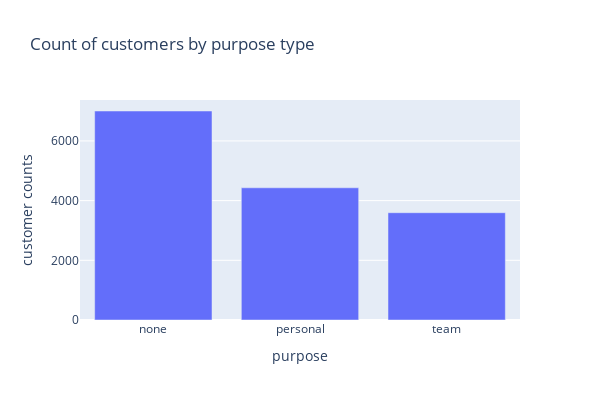
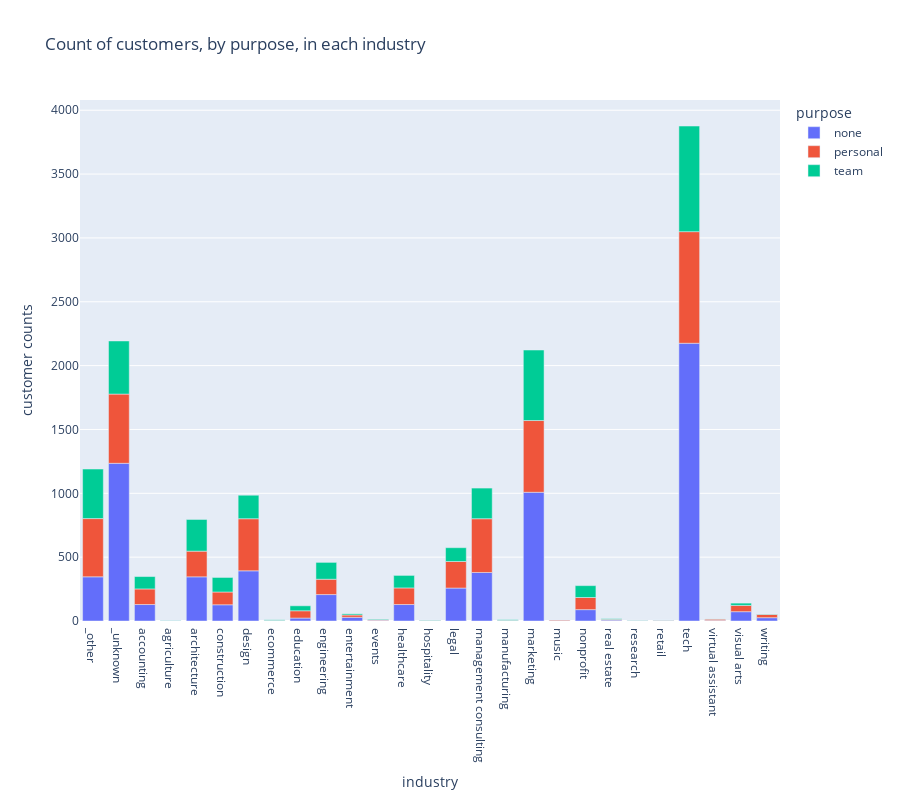
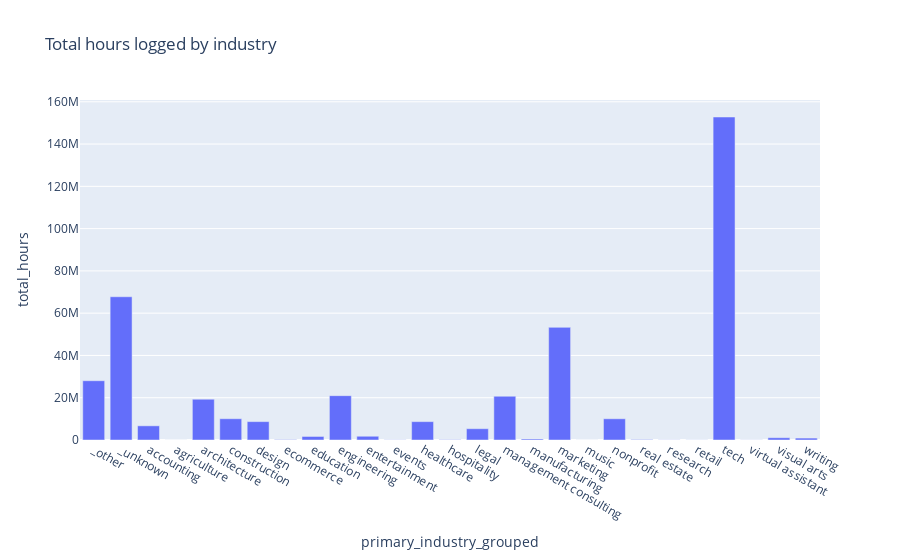
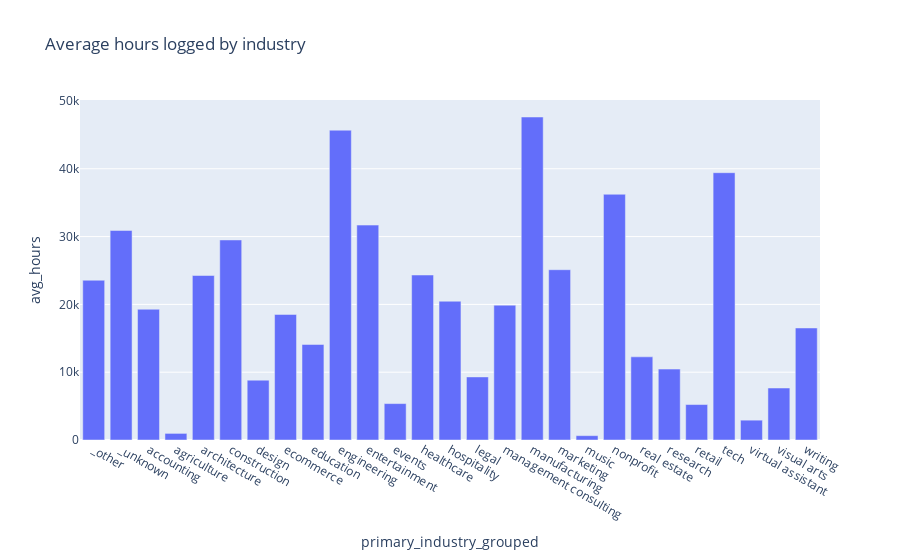

Notebook source saved alongside these figures, in order:
### Markdown cell above
Using the customer data, we will plot some insights related to the customer's and the type of accounts they hold and their industry, invoices, and customer conversions over time.

### Code cell
#plot number of customers vs purpose
purpose_counts = df_customers.groupby('purpose')[['company_id']].count().reset_index()
purpose_counts.columns = ['purpose', 'customer counts']
fig = px.bar(purpose_counts, x='purpose', y = 'customer counts', title='Count of customers by purpose type')

fig.update_layout(
    autosize=False,
    width=600,
    height=400)
fig.show()


#plot number of customers vs primary_industry_grouped
industry_counts = df_customers.groupby(['primary_industry_grouped', 'purpose'])[['company_id']].count().reset_index()
industry_counts.columns = ['industry', 'purpose', 'customer counts']
fig = px.bar(industry_counts, x="industry", y="customer counts", color="purpose", title="Count of customers, by purpose, in each industry")
fig.update_layout(
    autosize=False,
    width=900,
    height=800)
fig.show()

#plot TOTAL number of hours vs primary_industry_grouped
df = df_customers.groupby(['primary_industry_grouped'])[['total_users', 'invoices', 'projects', 'payments', 'total_hours']].sum().reset_index()
fig = px.bar(df, x="primary_industry_grouped", y="total_hours", title="Total hours logged by industry")
fig.show()

#plot MEAN number of hours vs primary_industry_grouped
df = df_customers.groupby(['primary_industry_grouped'])[['total_users', 'invoices', 'projects', 'payments', 'total_hours']].mean().reset_index()
df.columns = ['primary_industry_grouped','avg_no_users', 'avg_invoices', 'avg_no_projects', 'avg_no_payments', 'avg_hours']
fig = px.bar(df, x="primary_industry_grouped", y="avg_hours", title="Average hours logged by industry")
fig.show()


#plot histogram of total users per company
plt.figure(figsize=(10,8))
bins = np.arange(0,40,1)
plt.hist(np.clip(df_customers['total_users'], bins[0], bins[-1]), bins=bins)
plt.xlabel("Total users in each company")
plt.ylabel("Counts")
plt.title("Histogram of total users per company")
plt.show()

#plot histogram of number of invoices sent per company
plt.figure(figsize=(10,8))
bins1=np.linspace(df_customers['invoices'].min(),3000, 8) #outlier in this column skews range to 70K
plt.hist(df_customers['invoices'],bins=bins1, edgecolor='k',linewidth=1)
plt.xlabel("Number of invoices")
plt.ylabel("Count")
plt.title("Number of invoices created across an account's entire lifetime")
plt.show()

#plot histogram of average_hours spent per user per company
plt.figure(figsize=(10,8))
# bins1=np.linspace(df_customers['total_hours'].min(),200000, 10) #outlier in this column skews range to 70K
bins = np.arange(0,40000,1000)
df_customers['average_hours']=df_customers['total_hours']/df_customers['total_users']
plt.hist(np.clip(df_customers['average_hours'], bins[0], bins[-1]), bins=bins)
plt.xlabel("Average number of hours")
plt.ylabel("Count")
plt.title("Average hours per user, logged across an account's lifetime")
plt.show()

#plot a time series of the number of companies that converted to paying customers
df_customers['converted_at_date'] = pd.to_datetime(df_customers['converted_at'], utc=True)
df = df_customers.groupby(pd.Grouper(key='converted_at_date', freq='M'))['company_id'].count().reset_index()
df.columns = ['converted_at_date', 'number_of_companies']
fig = px.line(df, x='converted_at_date', y="number_of_companies", title='Customer conversion over time')
fig.show()



#plot a time series of the number of companies that converted to paying customers (aggregated by purpose!)
# df_customers['converted_at_date'] = pd.to_datetime(df_customers['converted_at'], utc=True)
df = df_customers.groupby([pd.Grouper(key='converted_at_date', freq='M'), 'purpose'])['company_id'].count().reset_index()
df.columns = ['converted_at_date', 'purpose','number_of_companies']

fig = px.line(df, x='converted_at_date', y="number_of_companies", color='purpose', title='Customers conversion over time (by purpose)')
fig.show()


#plot a time series of the number of companies that converted to yearly vs monthly paying customers
df = df_customers.groupby([pd.Grouper(key='converted_at_date', freq='M'), 'billing_frequency'])['company_id'].count().reset_index()
df.columns = ['converted_at_date', 'billing_frequency','number_of_companies']
fig = px.line(df, x='converted_at_date', y="number_of_companies", color='billing_frequency', title='Customers conversion over time (by billing frequency)')
fig.show()

### Figure 1 — Plotly figure (JSON) as saved in the notebook; plotly's stock layout.template omitted (floating-point values rounded to 4 significant figures)
{"data": [{"alignmentgroup": "True", "hovertemplate": "purpose=%{x}<br>customer counts=%{y}<extra></extra>", "legendgroup": "", "marker": {"color": "#636efa"}, "name": "", "offsetgroup": "", "orientation": "v", "showlegend": false, "textposition": "auto", "type": "bar", "x": ["none", "personal", "team"], "xaxis": "x", "y": [7003, 4430, 3595], "yaxis": "y"}], "layout": {"autosize": false, "barmode": "relative", "height": 400, "legend": {"tracegroupgap": 0}, "title": {"text": "Count of customers by purpose type"}, "width": 600, "xaxis": {"anchor": "y", "domain": [0, 1], "title": {"text": "purpose"}}, "yaxis": {"anchor": "x", "domain": [0, 1], "title": {"text": "customer counts"}}}}

### Figure 2 — Plotly figure (JSON) as saved in the notebook; plotly's stock layout.template omitted (floating-point values rounded to 4 significant figures)
{"data": [{"alignmentgroup": "True", "hovertemplate": "purpose=none<br>industry=%{x}<br>customer counts=%{y}<extra></extra>", "legendgroup": "none", "marker": {"color": "#636efa"}, "name": "none", "offsetgroup": "none", "orientation": "v", "showlegend": true, "textposition": "auto", "type": "bar", "x": ["_other", "_unknown", "accounting", "agriculture", "architecture", "construction", "design", "ecommerce", "education", "engineering", "entertainment", "events", "healthcare", "hospitality", "legal", "management consulting", "manufacturing", "marketing", "music", "nonprofit", "real estate", "research", "retail", "tech", "virtual assistant", "visual arts", "writing"], "xaxis": "x", "y": [346, 1235, 129, 1, 346, 127, 393, 1, 23, 207, 29, 5, 129, 1, 258, 380, 2, 1008, 3, 89, 7, 2, 4, 2175, 4, 73, 26], "yaxis": "y"}, {"alignmentgroup": "True", "hovertemplate": "purpose=personal<br>industry=%{x}<br>customer counts=%{y}<extra></extra>", "legendgroup": "personal", "marker": {"color": "#EF553B"}, "name": "personal", "offsetgroup": "personal", "orientation": "v", "showlegend": true, "textposition": "auto", "type": "bar", "x": ["_other", "_unknown", "accounting", "architecture", "construction", "design", "ecommerce", "education", "engineering", "entertainment", "events", "healthcare", "hospitality", "legal", "management consulting", "manufacturing", "marketing", "music", "nonprofit", "real estate", "research", "retail", "tech", "virtual assistant", "visual arts", "writing"], "xaxis": "x", "y": [456, 542, 122, 201, 100, 408, 3, 57, 120, 18, 5, 130, 3, 208, 421, 3, 562, 5, 95, 6, 2, 3, 874, 11, 49, 26], "yaxis": "y"}, {"alignmentgroup": "True", "hovertemplate": "purpose=team<br>industry=%{x}<br>customer counts=%{y}<extra></extra>", "legendgroup": "team", "marker": {"color": "#00cc96"}, "name": "team", "offsetgroup": "team", "orientation": "v", "showlegend": true, "textposition": "auto", "type": "bar", "x": ["_other", "_unknown", "accounting", "agriculture", "architecture", "construction", "design", "ecommerce", "education", "engineering", "entertainment", "events", "healthcare", "hospitality", "legal", "management consulting", "manufacturing", "marketing", "nonprofit", "real estate", "research", "retail", "tech", "virtual assistant", "visual arts", "writing"], "xaxis": "x", "y": [388, 416, 97, 2, 248, 114, 184, 5, 39, 132, 9, 5, 98, 3, 108, 240, 5, 552, 93, 5, 2, 1, 827, 1, 18, 3], "yaxis": "y"}], "layout": {"autosize": false, "barmode": "relative", "height": 800, "legend": {"title": {"text": "purpose"}, "tracegroupgap": 0}, "title": {"text": "Count of customers, by purpose, in each industry"}, "width": 900, "xaxis": {"anchor": "y", "domain": [0, 1], "title": {"text": "industry"}}, "yaxis": {"anchor": "x", "domain": [0, 1], "title": {"text": "customer counts"}}}}

### Figure 3 — Plotly figure (JSON) as saved in the notebook; plotly's stock layout.template omitted (floating-point values rounded to 4 significant figures)
{"data": [{"alignmentgroup": "True", "hovertemplate": "primary_industry_grouped=%{x}<br>total_hours=%{y}<extra></extra>", "legendgroup": "", "marker": {"color": "#636efa"}, "name": "", "offsetgroup": "", "orientation": "v", "showlegend": false, "textposition": "auto", "type": "bar", "x": ["_other", "_unknown", "accounting", "agriculture", "architecture", "construction", "design", "ecommerce", "education", "engineering", "entertainment", "events", "healthcare", "hospitality", "legal", "management consulting", "manufacturing", "marketing", "music", "nonprofit", "real estate", "research", "retail", "tech", "virtual assistant", "visual arts", "writing"], "xaxis": "x", "y": [28040000.0, 67770000.0, 6710000.0, 2918.0, 19290000.0, 10060000.0, 8695000.0, 166700.0, 1677000.0, 20970000.0, 1775000.0, 80560.0, 8687000.0, 143300.0, 5340000.0, 20700000.0, 476400.0, 53290000.0, 5115.0, 10040000.0, 220800.0, 62760.0, 41840.0, 152800000.0, 46820.0, 1074000.0, 908700.0], "yaxis": "y"}], "layout": {"barmode": "relative", "legend": {"tracegroupgap": 0}, "title": {"text": "Total hours logged by industry"}, "xaxis": {"anchor": "y", "domain": [0, 1], "title": {"text": "primary_industry_grouped"}}, "yaxis": {"anchor": "x", "domain": [0, 1], "title": {"text": "total_hours"}}}}

### Figure 4 — Plotly figure (JSON) as saved in the notebook; plotly's stock layout.template omitted (floating-point values rounded to 4 significant figures)
{"data": [{"alignmentgroup": "True", "hovertemplate": "primary_industry_grouped=%{x}<br>avg_hours=%{y}<extra></extra>", "legendgroup": "", "marker": {"color": "#636efa"}, "name": "", "offsetgroup": "", "orientation": "v", "showlegend": false, "textposition": "auto", "type": "bar", "x": ["_other", "_unknown", "accounting", "agriculture", "architecture", "construction", "design", "ecommerce", "education", "engineering", "entertainment", "events", "healthcare", "hospitality", "legal", "management consulting", "manufacturing", "marketing", "music", "nonprofit", "real estate", "research", "retail", "tech", "virtual assistant", "visual arts", "writing"], "xaxis": "x", "y": [23560.0, 30900.0, 19280.0, 972.7, 24260.0, 29500.0, 8827.0, 18520.0, 14090.0, 45690.0, 31700.0, 5370.0, 24330.0, 20470.0, 9304.0, 19890.0, 47640.0, 25110.0, 639.4, 36240.0, 12260.0, 10460.0, 5230.0, 39420.0, 2926.0, 7669.0, 16520.0], "yaxis": "y"}], "layout": {"barmode": "relative", "legend": {"tracegroupgap": 0}, "title": {"text": "Average hours logged by industry"}, "xaxis": {"anchor": "y", "domain": [0, 1], "title": {"text": "primary_industry_grouped"}}, "yaxis": {"anchor": "x", "domain": [0, 1], "title": {"text": "avg_hours"}}}}
